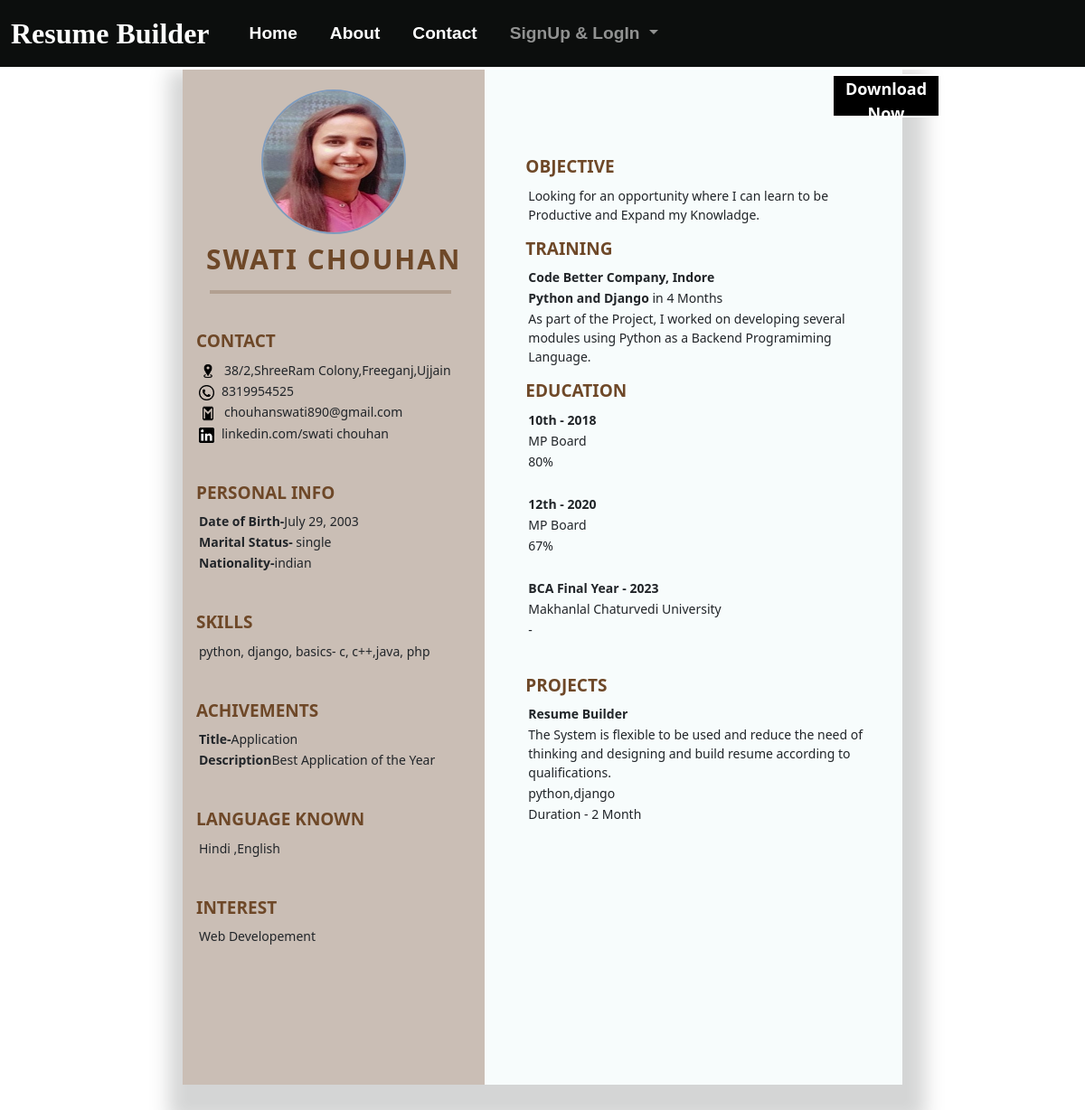
/temp2/37, run on the app's committed database.
### myapp/models.py (models this page shows, shortened)
class CandidateInfo(models.Model):
    candidate_name=models.CharField(max_length=50,validators=[RegexValidator("[a-zA-Z][a-zA-Z]+[a-zA-Z]$",message="Enter only Alphabets")])
    candidate_email=models.EmailField(max_length=50,validators=[RegexValidator("^[a-zA-Z0-9-_]+@[a-zA-Z0-9]+\.[a-z]{1,3}$",message="Enter Valid E-mail")])
    date_of_birth=models.DateField()
    mobile=models.CharField(max_length=10, validators=[RegexValidator("^[0-9]*$",message="Enter only Numbers")])
    address=models.CharField(max_length=255)
    my_website=models.CharField(max_length=255,null='True',blank='True')
    linkedin_profile=models.CharField(max_length=50,null='True',blank='True')
    facebook_profile=models.CharField(max_length=50,null='True',blank='True')
    github_profile=models.CharField(max_length=50,null='True',blank='True')
    twitter_profile=models.CharField(max_length=50,null='True',blank='True')
    objective=models.CharField( max_length=255,null='True',blank='True')
    language_known=models.CharField(max_length=50,null='True', blank='True')
    skills=models.CharField(max_length=255,null='True', blank='True')
    interest=models.CharField(max_length=255,null='True' ,blank='True')
    marital_status=models.CharField(max_length=255,null='True',blank='True')
    nationality=models.CharField(max_length=255,null='True',blank='True')
    image=models.ImageField(upload_to='img',null='True' ,blank='True')
    created_by= models.ForeignKey(User, on_delete=models.CASCADE,default=User)

class Achivements(models.Model):
    person=models.ForeignKey(CandidateInfo,on_delete=models.CASCADE)
    title=models.CharField(max_length=50)
    description=models.CharField(max_length=255)

class Training(models.Model):
    person=models.ForeignKey(CandidateInfo,on_delete=models.CASCADE)
    company_or_institute_name=models.CharField(max_length=50)
    learn_skills=models.CharField(max_length=50)
    duration_in_month=models.IntegerField()
    description=models.CharField(max_length=255)

class Education(models.Model):
    person=models.ForeignKey(CandidateInfo,on_delete=models.CASCADE)
    education_name=models.CharField(max_length=50)
    passing_year=models.IntegerField(choices=year_choice)
    board_or_university=models.CharField(max_length=200)
    percentage_or_grade=models.CharField(max_length=50)

class Project(models.Model):
    person=models.ForeignKey(CandidateInfo,on_delete=models.CASCADE)
    project_title=models.CharField(max_length=50)
    description=models.CharField(max_length=255)
    skills_apply=models.CharField(max_length=50)
    duration_in_months=models.IntegerField()

### myapp/views.py (the view)
# urls.py: path('temp2/<id>',views.temp2,name='temp2'),
def temp2(request,id):
    pdata = CandidateInfo.objects.get(id=id)
    edata = Education.objects.filter(person=pdata)
    exdata = Experience.objects.filter(person=pdata)
    prdata = Project.objects.filter(person=pdata)
    adata = Achivements.objects.filter(person=pdata)
    tdata=Training.objects.filter(person=pdata)
    context={'pdata':pdata,'edata':edata,'exdata':exdata,'prdata':prdata,'adata':adata,'tdata':tdata}
    return render(request,'temp2.html',context)

### myapp/templates/temp2.html (shortened to what this page needs)
{% extends 'base.html' %}
{% load static %}
{% block body %}
<button onclick="myfun('pt')" class="db">Download Now</button>
<div id="pt">
    <div class="mainbox">
        <div class="sleft">
            {% if pdata.image %}
            <div class="profile">
                <img src="{{pdata.image.url}}" class="proimg">
                <div class="bbox"></div>
            </div>
            {% else %}
            <div class="profile">
                <img src="" class="proimg" alt="Upload image">
                <div class="bbox"></div>
            </div>
            {% endif %}
            <h2 class="name">{{pdata.candidate_name}}</span></h2>
            <hr class="hr">
            <div class="contact">
                <p class="heading">Contact</p>
                <div class="pp">
                    <p class="p1"><img src="{% static 'img/location.png' %}" alt="" class="gml"><span
                        class="span1">{{pdata.address}}</span></p>
                <p class="p1"><img src="{% static 'img/call.png' %}" alt="" class="img"><span
                        class="span1">{{pdata.mobile}}</span></p>
                <p class="p1"><img src="{% static 'img/mail.png' %}" alt="" class="gml"><span
                        class="span1">{{pdata.candidate_email}}</span></p>
                        {% if pdata.linkedin_profile %}
                <p class="p1"><img src="{% static 'img/linked in.png' %}" alt="" class="img"><span
                        class="span1">{{pdata.linkedin_profile|default:""}}</span></p>
                        {% endif %}
                </div>
            </div>
            <div class="pi">
                <p class="heading">Personal Info</p>
                <div class="pp">
                    <p class="p1">Date of Birth-<span class="span1">{{pdata.date_of_birth}}</span></p>
                    <p class="p1">Marital Status-<span class="span1"> {{pdata.marital_status}}</span></p>
                    <p class="p1">Nationality-<span class="span1">{{pdata.nationality}}</span></p>
                </div>
            </div>
            <div class="skills">
                <p class="heading">Skills</p>
                <div class="pp">
                    <p class="p1"><span class="span1">{{ pdata.skills}}</span></p>
                </div>
            </div>
            {% if adata %}
            <div>
                <p class="heading">Achivements</p>
                <div class="pp">
                    {% for i in adata %}
                    <p class="p1">Title-<span class="span1">{{i.title }}</span></p>
                    <p class="p1">Description<span class="span1">{{i.description}}</span></p>
                    {% endfor %}
                </div>
            </div>
            {% endif %}
            {% if pdata %}
            <div class="language">
                <p class="heading">Language known</p>
                <div class="pp">
                    <p class="p1"><span class="span1">{{pdata.language_known}}</span></p>
                </div>
            </div>
            {% endif %}
            {% if pdata %}
            <div class="interest">
                <p class="heading">Interest</p>
                <div class="pp">
                    <p class="p1"><span class="span1">{{pdata.interest}}</span></p>
                </div>
            </div>
            {% endif %}
        </div>
        <div class="sright">
            <div class="objective">
                <p class="heading1">Objective</p>
                <div class="pp">
                    <p class="p1"><span class="span1">{{pdata.objective}}</span></p>
                </div>
            </div>
            {% if tdata %}
            <div class="Training">
                <p class="heading1">Training</p>
                <div class="pp">
                    {% for i in tdata %}
                    <p class="p1"><span class="span1"><b>{{i.company_or_institute_name}}</b></span>
                    </p>
                    <p class="p1"><span class="span1"><b>{{i.learn_skills}}</b> in  {{i.duration_in_month}} Months</span>
                    </p>
                    <p class="p1"><span class="span1">{{i.description}}</span></p>
                    {% endfor %}
                </div>
            </div>
            {% endif %}
            {% if edata %}
            <div class="Education">
                <p class="heading1">Education</p>
                <div class="pp">
                    {% for i in edata %}
                    <p class="p1"><span class="span1"><b>{{i.education_name}} - {{i.passing_year}}  </b></span></p>
                    <p class="p1"><span class="span1">{{i.board_or_university}}</span></p>
                    <p class="p1"><span class="span1">{{i.percentage_or_grade}}</span></p>
                    <br>
                    {% endfor %}
                </div>
            </div>
            {% endif %}
            {% if prdata %}
            <div class="projects1">
                <p class="heading1">Projects</p>
                <div class="pp">
                    {% for i in prdata %}
                    <p class="p1"><span class="span1"><b>{{i.project_title}}</b></span></p>
                    <p class="p1"><span class="span1">{{i.description}}</span></p>
                    <p class="p1"><span class="span1">{{i.skills_apply}}</span></p>
                    <p class="p1"><span class="span1">Duration - {{i.duration_in_months}} Month</span></p>
                    {% endfor %}
                </div>
                {% endif %}
            </div>
        </div>
    </div>
</div>
{% endblock body %}

### myapp/templates/temp2.html (style rules this page uses)
* { box-sizing: border-box; }
.mainbox { background-color: rgb(247, 252, 252); width: 796px; height: 1123px; margin: auto; box-shadow: 5px 21px 20px 20px #3d3f4238; }
.sleft { background-color: #cabeb5; width: 42%; height: 1123px; float: left; }
.profile { overflow: hidden; position: relative; }
.bbox { width: 257px; height: 407px; }
.proimg { width: 160px; height: 160px; border-radius: 50%; border: 2px solid rgb(126, 155, 189); left: 50%; top: 25%; position: absolute; z-index: 9; transform: translate(-50%, -50%); }
.name { color: rgb(110, 72, 40); text-align: center; margin-top: -215px; font-size: 30px; letter-spacing: 2px; font-weight: 400; text-transform: uppercase; font-family: 'Segoe UI', Tahoma, Geneva, Verdana, sans-serif; font-weight: bold; }
.heading { border-bottom: 1px solid var(--gray); border-top: 1px solid var(--gray); margin-bottom: 20px; color: rgb(110, 72, 40); margin-top:38px; text-transform: uppercase; font-size: 19px; margin-left: 15px; font-family: 'Segoe UI', Tahoma, Geneva, Verdana, sans-serif; font-weight: bold; }
.heading1 { border-bottom: 1px solid var(--gray); border-top: 1px solid var(--gray); margin-bottom: 20px; color: rgb(110, 72, 40); text-transform: uppercase; font-size: 19px; margin-left: 15px; font-family: 'Segoe UI', Tahoma, Geneva, Verdana, sans-serif; font-weight: bold; }
.p1 { color: var(--gray); margin: 0 auto; margin-top: 2px; font-size: 14px; margin-left: 15px; font-weight: bold; font-family: 'Segoe UI', Tahoma, Geneva, Verdana, sans-serif; }
.hr { width: 80%; height: 6px; margin-left: 30px; border: 2px solid rgb(110, 72, 40);; }
.span1 { font-size: 14px; font-weight: normal; line-height: 10px; }
.pp { padding: 3px; margin-top: -18px; margin-bottom: 10px; }
.sright { padding: 40px 30px; background: var(--white); width: 58%; float: left; height: 1123px; }
.img { height: 17px; width: 17px; margin-right: 8px; }
.gml { height: 19px; width: 20px; margin-right: 8px; }
.db { float: right; margin-top: 5px; margin-right:160px; width: 10vw; height: 6vh; background-color: black; color: #fff; border: 2px solid white; font-family: 'Segoe UI', Tahoma, Geneva, Verdana, sans-serif; font-weight: bold; font-size: large; }

### data on the page
CandidateInfo: image (picture), candidate_name "SWATI CHOUHAN", address "38/2,ShreeRam Colony,Freeganj,Ujjain", mobile "8319954525", candidate_email "chouhanswati890@gmail.com", linkedin_profile "linkedin.com/swati chouhan", date_of_birth "July 29, 2003", marital_status "single", nationality "indian", skills "python, django, basics- c, c++,java, php", language_known "Hindi ,English", interest "Web Developement", objective "Looking for an opportunity where I can learn to be Productive and Expand my Knowladge."
Achivements: title "Application", description "Best Application of the Year"
Training: company_or_institute_name "Code Better Company, Indore", learn_skills "Python and Django", duration_in_month "4", description "As part of the Project, I worked on developing several modules using Python as a Backend Programiming Language."
Education: education_name "10th", passing_year "2018", board_or_university "MP Board", percentage_or_grade "80%"
Education: education_name "12th", passing_year "2020", board_or_university "MP Board", percentage_or_grade "67%"
Education: education_name "BCA Final Year", passing_year "2023", board_or_university "Makhanlal Chaturvedi University", percentage_or_grade "-"
Project: project_title "Resume Builder", description "The System is flexible to be used and reduce the need of thinking and designing and build resume according to qualifications.", skills_apply "python,django", duration_in_months "2"
